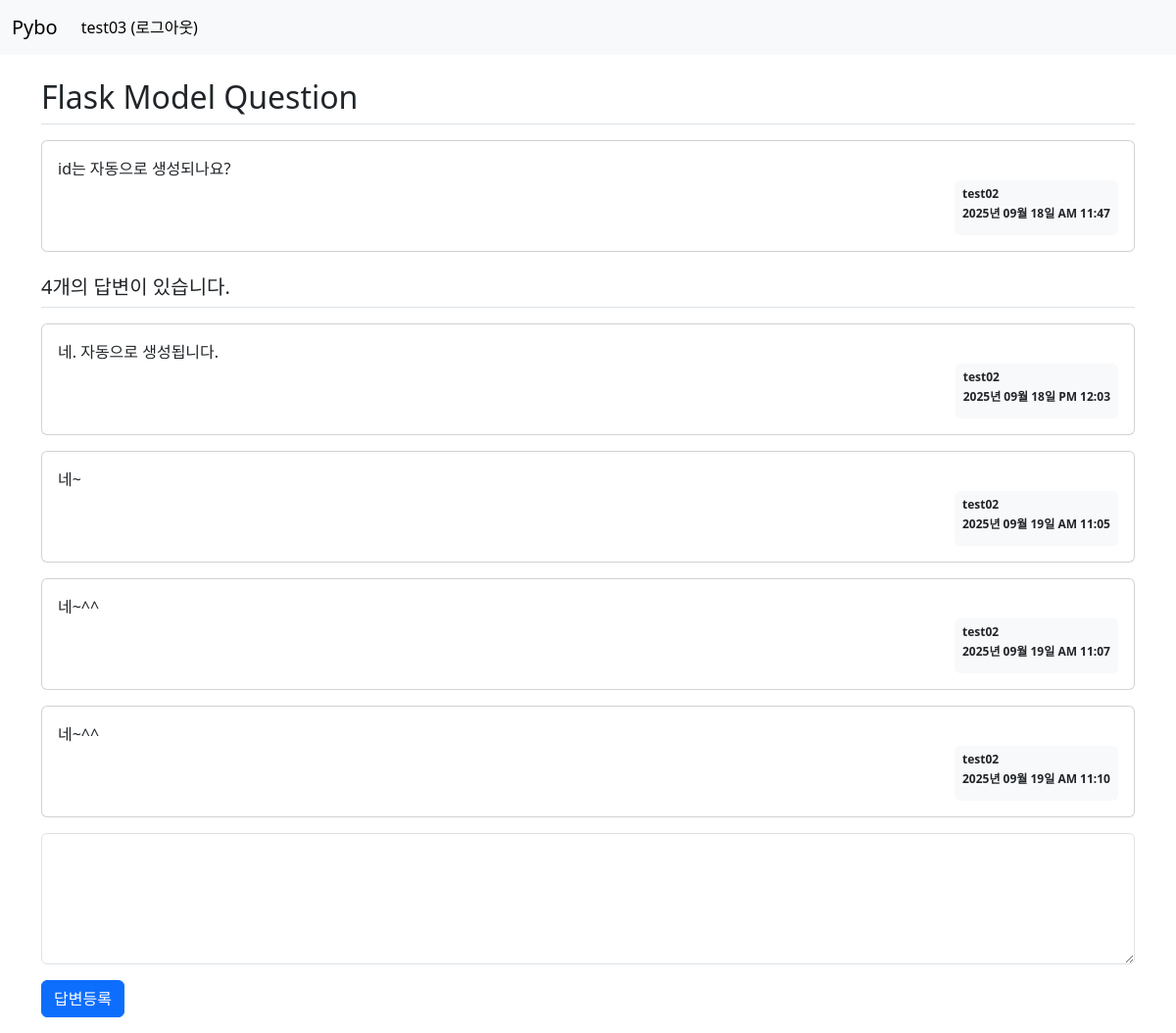
Page /question/detail/2 (signed in) on the committed database.
### pybo/models.py (models this page shows)
class User(db.Model):
    id = db.Column(db.Integer, primary_key=True)
    username = db.Column(db.String(150), unique=True, nullable=False)
    password = db.Column(db.String(200), nullable=False)
    email = db.Column(db.String(120), unique=True, nullable=False)

class Question(db.Model):
    id = db.Column(db.Integer, primary_key=True)
    subject = db.Column(db.String(200), nullable=False)
    content = db.Column(db.Text(), nullable=False)
    create_date = db.Column(db.DateTime(), nullable=False)
    user_id = db.Column(db.Integer, db.ForeignKey('user.id', ondelete='CASCADE'),
                        nullable=False)
    user = db.relationship('User', backref=db.backref('question_set'))

class Answer(db.Model):
    id = db.Column(db.Integer, primary_key=True)
    question_id = db.Column(db.Integer, db.ForeignKey('question.id', ondelete='CASCADE'))
    question = db.relationship(Question, backref=db.backref('answer_set'))
    content = db.Column(db.Text(), nullable=False)
    create_date = db.Column(db.DateTime(), nullable=False)
    user_id = db.Column(db.Integer, db.ForeignKey('user.id', ondelete='CASCADE'),
                        nullable=False)
    user = db.relationship('User', backref=db.backref('answer_set'))

### pybo/views/question_views.py (the view)
@bp.route('/detail/<int:question_id>')
def detail(question_id):
    form = AnswerForm()  # 질문 상세 템플릿에 답변 폼 추가
    question = Question.query.get_or_404(question_id)
    return render_template('question/question_detail.html', question=question, form=form)

### pybo/forms.py
class AnswerForm(FlaskForm):
    content = TextAreaField('내용', validators=[DataRequired('내용은 필수입력 항목입니다.')])

### pybo/filter.py (called while the page is built)
def format_datetime(value, fmt='%Y년 %m월 %d일 %p %I:%M'):
    return value.strftime(fmt)

### pybo/views/auth_views.py (called while the page is built)
@bp.before_app_request
def load_logged_in_user():
    user_id = session.get('user_id')
    if user_id is None:
        g.user = None
    else:
        g.user = User.query.get(int(user_id))

### pybo/templates/question/question_detail.html (shortened to what this page needs)
{% extends 'base.html' %}
{% block content %}
<div class="container my-3">
    <h2 class="border-bottom py-2">{{ question.subject }}</h2>
    <div class="card my-3">
        <div class="card-body">
            <div class="card-text">
                {{ question.content }}
            </div>
            <div class="d-flex justify-content-end">
                <div class="badge bg-light text-dark p-2 text-start">
                    <p class="mb-2">{{ question.user.username }}</p>
                    <p class="mb-2">{{ question.create_date|datetime }}</p>
                </div>
            </div>
        </div>
    </div>
    <h5 class="border-bottom my-3 py-2">{{ question.answer_set|length }}개의 답변이 있습니다.</h5>
    {% for answer in question.answer_set %}
    <div class="card my-3">
        <div class="card-body">
            <div class="card-text">{{ answer.content }}</div>
            <div class="d-flex justify-content-end">
                <div class="badge bg-light text-dark p-2 text-start">
                    <p class="mb-2">{{ answer.user.username }}</p>
                    <p class="mb-2">{{ answer.create_date|datetime }}</p>
                </div>
            </div>
        </div>
    </div>
    {% endfor %}
    <form action="{{ url_for('answer.create', question_id=question.id) }}" method="post">
        <textarea class="form-control" name="content" id="content" rows="5"
            {% if not g.user %} disabled {% endif %}></textarea>
        <button type="submit" class="btn btn-primary mt-3"
            {% if not g.user %} disabled {% endif %}>답변등록</button>
    </form>
</div>
{% endblock %}

### pybo/templates/navbar.html (shortened to what this page needs)
<nav class="navbar navbar-expand-sm bg-body-tertiary">
    <div class="container-fluid">
        <a class="navbar-brand" href="{{ url_for('main.index') }}">Pybo</a>
        <div class="collapse navbar-collapse" id="navbarTogglerDemo02">
            {% if g.user %}
            <ul class="navbar-nav me-auto mb-2 mb-lg-0">
                <li class="nav-item">
                    <a class="nav-link active" aria-current="page"
                       href="{{ url_for('auth.logout') }}">{{ g.user.username }} (로그아웃)</a>
                </li>
            </ul>
            {% endif %}
        </div>
    </div>
</nav>

### pybo/static/style.css (style rules this page uses)
textarea { width:100%; }
button[type='submit'] { margin-top: 10px; }

### rows in the picture
User: user.username "test03"
Question: subject "Flask Model Question", content "id는 자동으로 생성되나요?", create_date "2025년 09월 18일 AM 11:47"
User: user.username "test02"
Answer: content "네. 자동으로 생성됩니다.", user.username "test02", create_date "2025년 09월 18일 PM 12:03"
Answer: content "네~", user.username "test02", create_date "2025년 09월 19일 AM 11:05"
Answer: content "네~^^", user.username "test02", create_date "2025년 09월 19일 AM 11:07"
Answer: content "네~^^", user.username "test02", create_date "2025년 09월 19일 AM 11:10"

### other values in the picture
{{ question.answer_set|length }} "4"
